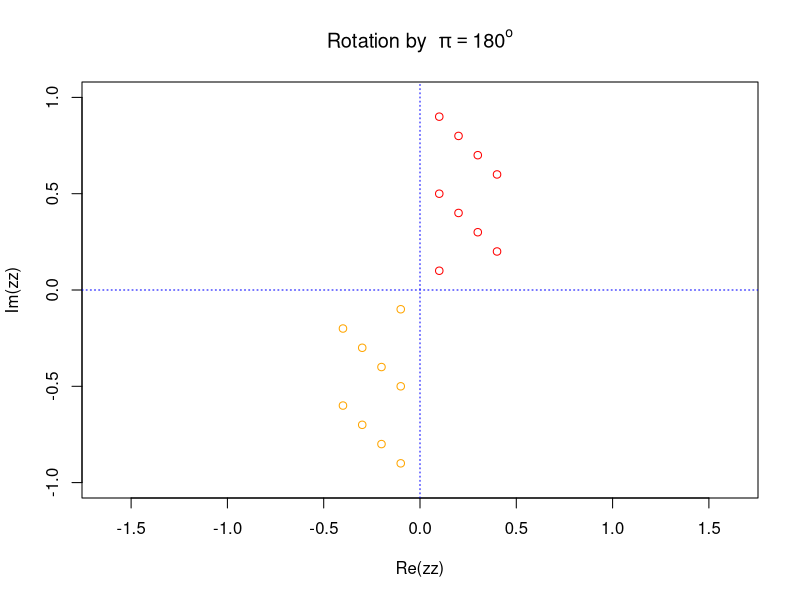

Reproduce this figure in R.
# complex_numbers_tests.R - Bill White - 2/18/19
#
# from: https://stat.ethz.ch/R-manual/R-devel/library/base/html/complex.html

require(graphics)

0i ^ (-3:3)

matrix(1i ^ (-6:5), nrow = 4) #- all columns are the same
0 ^ 1i # a complex NaN

## create a complex normal vector
z <- complex(real = stats::rnorm(100), imaginary = stats::rnorm(100))
## or also (less efficiently):
z2 <- 1:2 + 1i*(8:9)

## The Arg(.) is an angle:
zz <- (rep(1:4, len = 9) + 1i*(9:1))/10
zz.shift <- complex(modulus = Mod(zz), argument = Arg(zz) + pi)
plot(zz, xlim = c(-1,1), ylim = c(-1,1), col = "red", asp = 1,
     main = expression(paste("Rotation by "," ", pi == 180^o)))
abline(h = 0, v = 0, col = "blue", lty = 3)
points(zz.shift, col = "orange")

showC <- function(z) noquote(sprintf("(R = %g, I = %g)", Re(z), Im(z)))

## The exact result of this *depends* on the platform, compiler, math-library:
(NpNA <- NaN + NA_complex_) ; str(NpNA) # *behaves* as 'cplx NA' ..
stopifnot(is.na(NpNA), is.na(NA_complex_), is.na(Re(NA_complex_)), is.na(Im(NA_complex_)))
showC(NpNA)# but not always is {shows  '(R = NaN, I = NA)' on some platforms}
## and this is not TRUE everywhere:
identical(NpNA, NA_complex_)
showC(NA_complex_) # always == (R = NA, I = NA)
